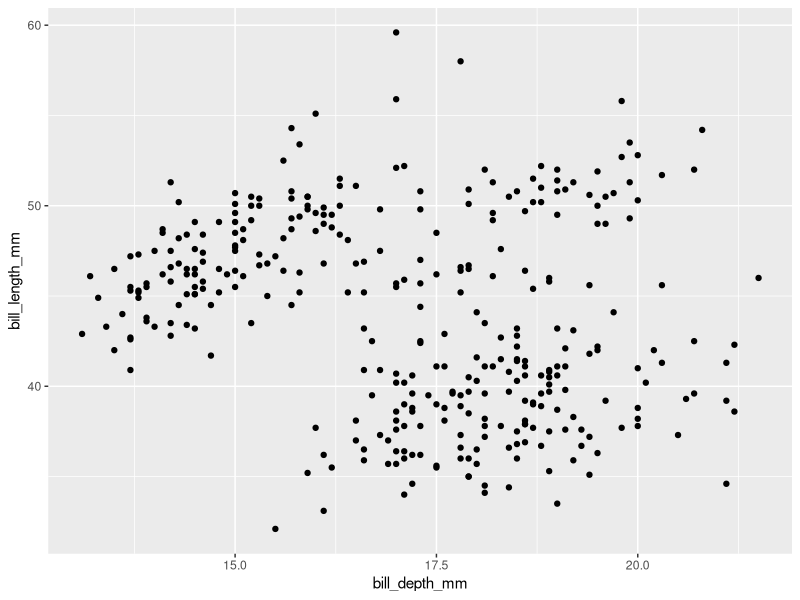
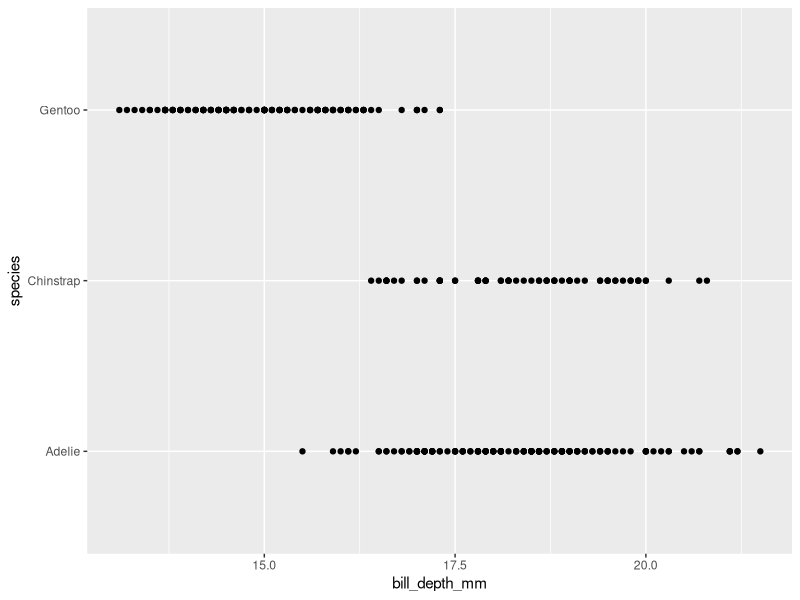
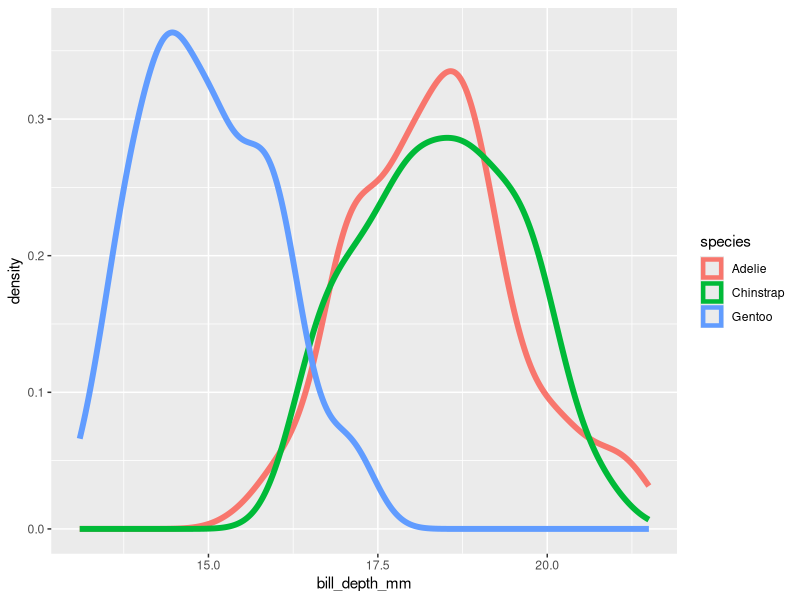
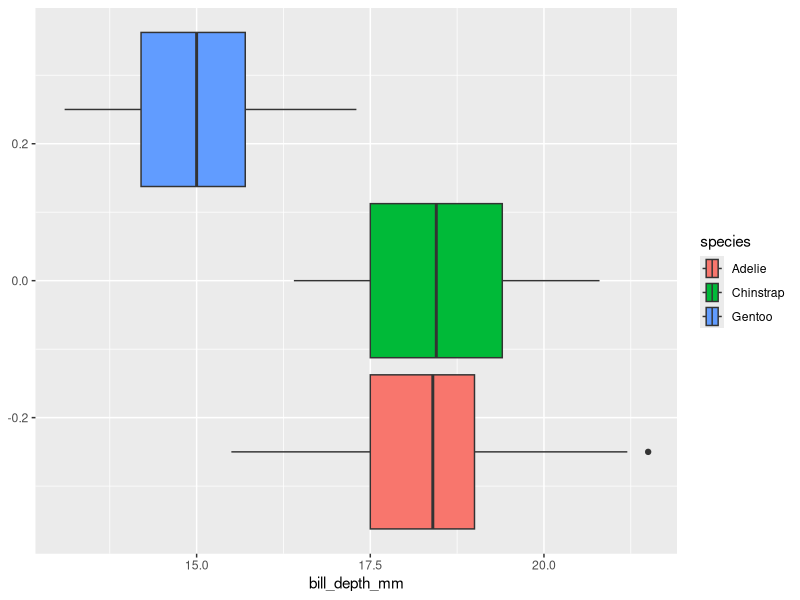
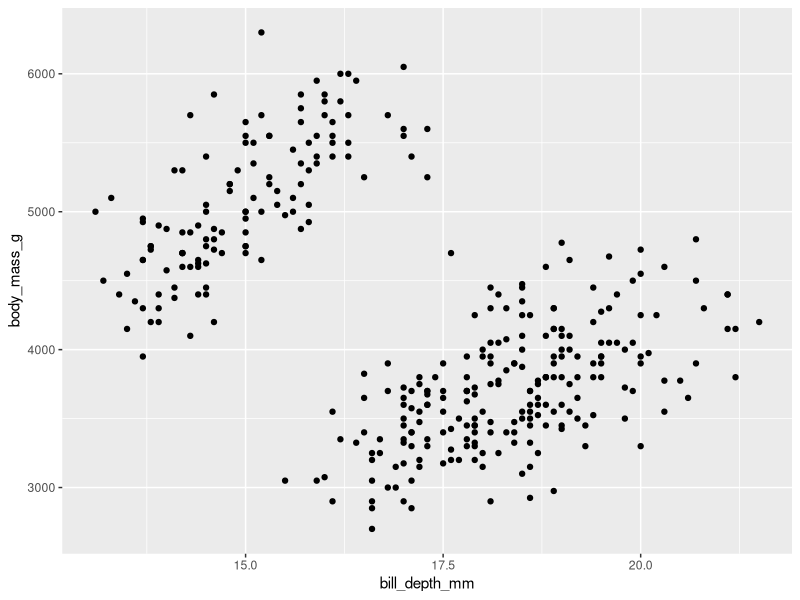
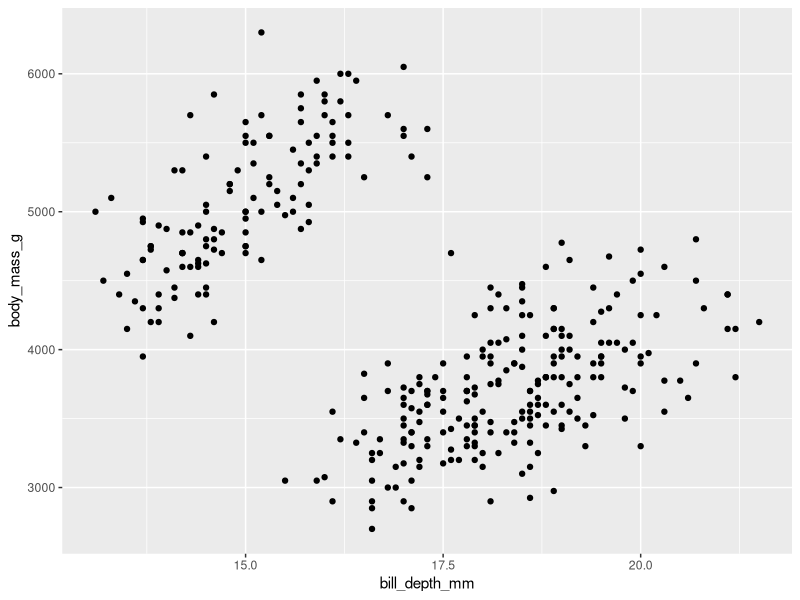
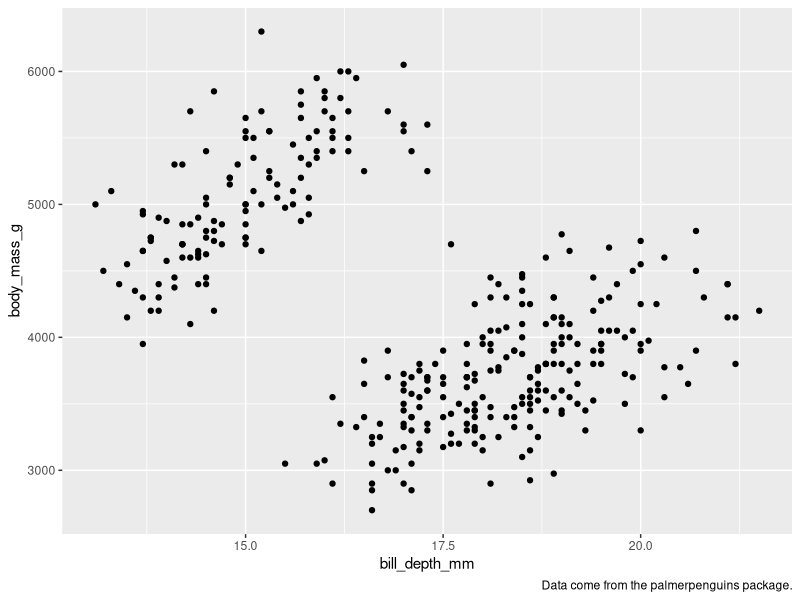
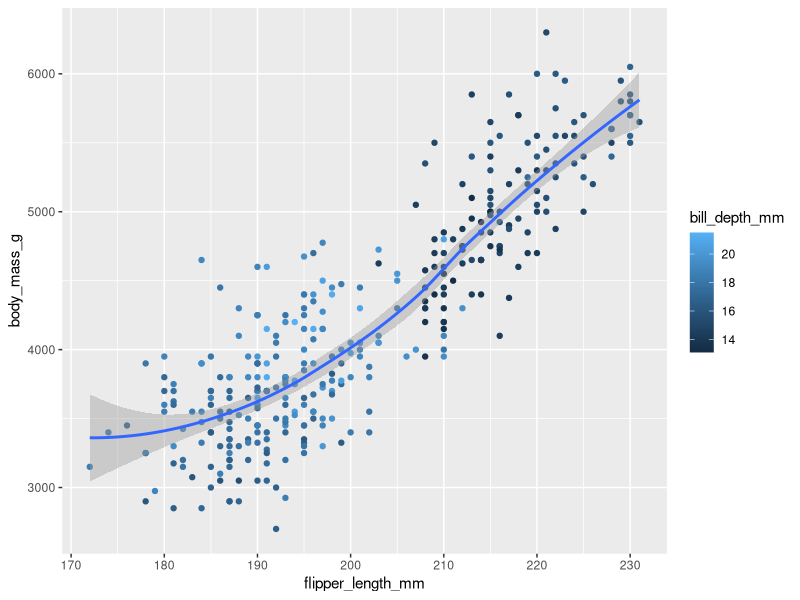

The R source for these figures, in order:
## ---- chunk 1
#| warning: false
library(palmerpenguins)
library(tidyverse)

## ---- chunk 2
glimpse(penguins)
## ---- chunk 3
nrow(penguins)
ncol(penguins)
## ---- chunk 4
dim(penguins)
## ---- chunk 5
penguins |> 
  ggplot(#data = penguins, 
    mapping = aes(x = bill_depth_mm,
                  y = bill_length_mm)) +
  geom_point()
## ---- chunk 6
penguins |> 
  ggplot(#data = penguins,
    mapping = aes(x = bill_depth_mm,
                  y = species)) +
  geom_point()
## ---- chunk 7
penguins |> 
  ggplot(#data = penguins,
         mapping = aes(x = bill_depth_mm,
                       colour = species)) +
  geom_density(linewidth = 2)
## ---- chunk 8
penguins |> 
  ggplot(#data = penguins,
    mapping = aes(x = bill_depth_mm,
                  fill = species)) +
  geom_boxplot()
## ---- chunk 9
penguins |> 
  ggplot(mapping = aes(x = bill_depth_mm,
                       y = body_mass_g)) + 
  geom_point()
## ---- chunk 10
penguins |> 
  ggplot(mapping = aes(x = bill_depth_mm,
                       y = body_mass_g)) + 
  geom_point(na.rm = TRUE)
## ---- chunk 11
penguins |> 
  ggplot(mapping = aes(x = bill_depth_mm,
                       y = body_mass_g)) + 
  geom_point(na.rm = TRUE) + 
  labs(caption = "Data come from the palmerpenguins package.")
## ---- chunk 12
penguins |> 
  ggplot(mapping = aes(x = flipper_length_mm,
                       y = body_mass_g)) + 
  geom_point(aes(colour = bill_depth_mm),
             na.rm = TRUE) +
  geom_smooth(na.rm = TRUE)

## ---- chunk 13
penguins |> 
  ggplot(mapping = aes(x = flipper_length_mm,
                       y = body_mass_g,
                       colour = bill_depth_mm)) + 
  geom_point(na.rm = TRUE) +
  geom_smooth(na.rm = TRUE)

## ---- chunk 14
ggplot(
  data = penguins,
  mapping = aes(x = flipper_length_mm, y = body_mass_g, color = island)
) +
  geom_point() +
  geom_smooth(se = FALSE)
## ---- chunk 15
ggplot(
  data = penguins,
  mapping = aes(x = flipper_length_mm, y = body_mass_g)
) +
  geom_point() +
  geom_smooth()

ggplot() +
  geom_point(
    data = penguins,
    mapping = aes(x = flipper_length_mm, y = body_mass_g)
  ) +
  geom_smooth(
    data = penguins,
    mapping = aes(x = flipper_length_mm, y = body_mass_g)
  )
## ---- chunk 16
ggplot(data = penguins,
       aes(y = species))+
  geom_bar()
